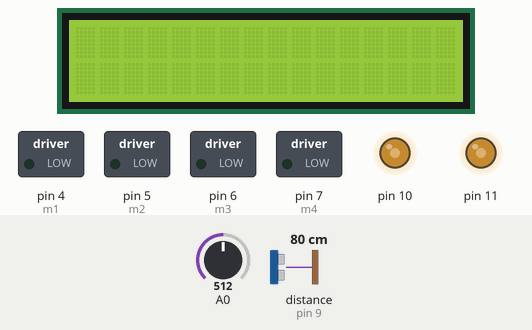
Recording of a sketch running on a simulated Arduino Uno, built with avr-gcc and run on an emulated ATmega328P. On the bench: 16×2 character LCD, switched loads named in the sketch (green lamp = pin HIGH), output pins drawn as LEDs (lit = HIGH). Wiring (inferred from the names in the program): ultrasonic range finder: trigger pin 8; echo pin 9. Dashed ring = blinking. The inputs (shaded band) are chosen by the test bench; at power-on: distance to the obstacle (sensor on pin 9) 80 cm, A0 = 512. The echo pulse lasts 58.3 µs per cm; pins used as bus, display or sensor lines are not drawn.

Above: at 1.2 s.
1.3 s: distance to the obstacle (sensor on pin 9) set to 30 cm
2.8 s: distance to the obstacle (sensor on pin 9) set to 24 cm
At 3.2 s:
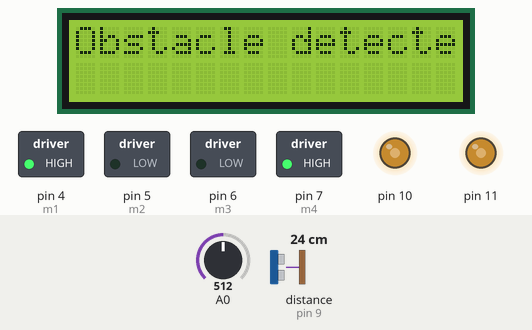
5.3 s: A0 set to 716
At 5.8 s:
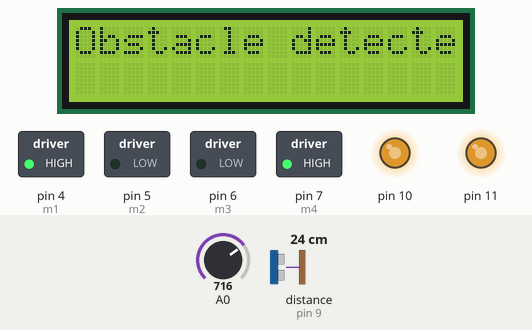
7.4 s: A0 set to 900
At 7.9 s:
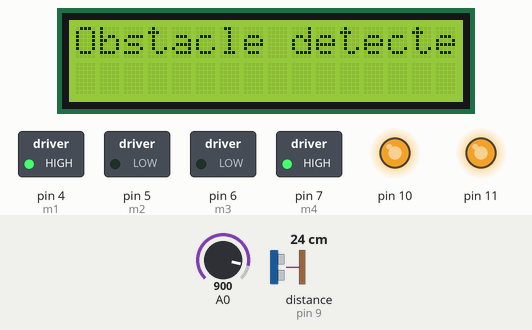
9.5 s: A0 set to 122
At 9.9 s:
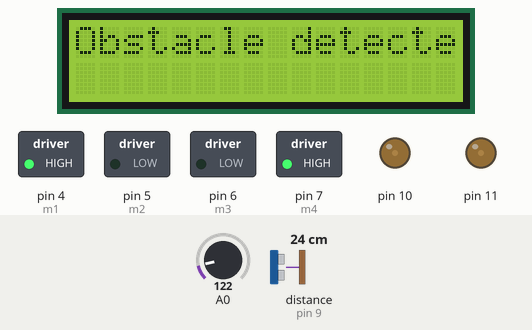
11.6 s: A0 set to 0
At 12.0 s:
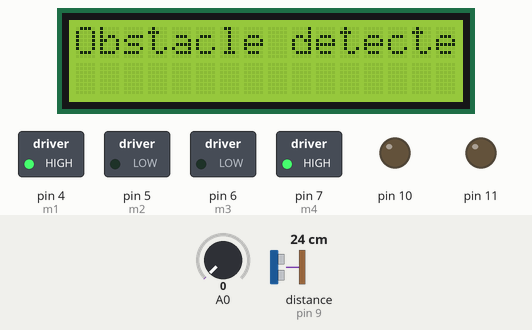
Timing chart, 0 to 14.6 s (numbered marks = the images above; inputs shaded):
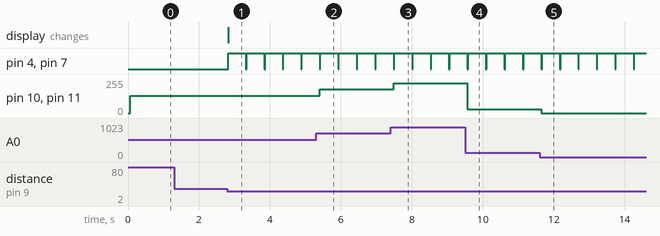

The sketch:

sketch_may6a.ino
```cpp
#include <LiquidCrystal_I2C.h>
#include <Wire.h>

// I2C LCD ADDRESS  , CHRACTERS AND THE LINES
LiquidCrystal_I2C lcd(0x27, 16, 2);

// INTIALIZING THE MOTOR WITH THE GIVEN PINS
int m1 = 4;
int m2 = 5;
int m3 = 6;
int m4 = 7;

// ULTRASONIC SENSOR TRIGGERING AND ECHO PIN
int trigPin = 8;
int echoPin = 9;
// A VARIABLE INPUT CHAR TYPE
char input;

void setup() {
  // DEFINING THE MOTOR PIN AND THE OUTPUT
  pinMode(m1, OUTPUT);
  pinMode(m2, OUTPUT);
  pinMode(m3, OUTPUT);
  pinMode(m4, OUTPUT);

  //THE ENA AND ENB
  pinMode(10, OUTPUT);
  pinMode(11, OUTPUT);

  //ECHO AND TRIGGERING PIN
  pinMode(trigPin, OUTPUT);
  pinMode(echoPin, INPUT);

  Serial.begin(9600);
  lcd.begin();
}

void loop() {
  //DEFINGIN THE POTENTIOMETER PIN AS ANALOG READ
  int potentiometer = analogRead(A0);
  // A INT TYPE VARIABLE WHICH DIVIDE THE POTENTIOMETER ANALOG VALUE BY 4
  int potent = potentiometer / 4;

  // INPUT THE POTENT VALUE TO MOTORDRIVER ENA AND ENB
  analogWrite(10, potent);
  analogWrite(11, potent);

  // HERE INTYPE VARIBALE IS CREATED WHICH IS DISTANCE WHOSE VALUE IS FROM THE GET DISTANCE FUNCTION
  int distance = getDistance();
  // IF THE VALUE OF OB OBJECT IS 25 FROM THE CAR OR PROTOTYPE IT WILL TRIGGER STOP, BACKWARD, STOP AND IT ALSO PRINT THE OBSTACLE DETECTED
  if (distance <= 25) {
    stop();
    lcd.clear();
    lcd.print("Obstacle detected");
    backward();
    delay(500);
    stop();
  }
  // IF THE BLUETOOTH AVAILABLE THEN INPUT WILL READ THE CHRACTER VALUE FROM THE BLUETOOTHE WHEN A PARTICULAR BUTTON IS PRESSED AND PERFORM THE SUITABLE FUNCTION
  else if (Serial.available()) {
    // wait a bit for the entire message to arrive
    input = Serial.read();
    // clear the screen
    lcd.clear();
    switch (input) {
      case 'F':
        forward();
        lcd.print("Forward");
        break;
      case 'R':
        right();
        lcd.print("right");
        break;
      case 'L':
        left();
        lcd.print("Left");
        break;
      case 'G':
        backward();
        lcd.print("Backward");
        break;
      case 'S':
        stop();
        lcd.print("Stop");
        break;
    }
  }
}

// RIGHT FUNCTION
void right() {
  digitalWrite(m2, LOW);
  digitalWrite(m1, LOW);
  digitalWrite(m3, LOW);
  digitalWrite(m4, HIGH);
}
//STOP FUNCTION
void stop() {
  digitalWrite(m2, LOW);
  digitalWrite(m1, LOW);
  digitalWrite(m3, LOW);
  digitalWrite(m4, LOW);
}
//LEFT FUNCTION
void left() {
  digitalWrite(m2, LOW);
  digitalWrite(m1, HIGH);
  digitalWrite(m3, LOW);
  digitalWrite(m4, LOW);
}
//FORWARD FUNCTION
void forward() {
  digitalWrite(m2, HIGH);
  digitalWrite(m1, LOW);
  digitalWrite(m3, HIGH);
  digitalWrite(m4, LOW);
}
//BACKWARD FUNCTION
void backward() {
  digitalWrite(m2, LOW);
  digitalWrite(m1, HIGH);
  digitalWrite(m3, LOW);
  digitalWrite(m4, HIGH);
}


// This is a function in Arduino code for measuring distance using an ultrasonic sensor. Here's how it works:
// ----->  The function starts by setting the "trigPin" to LOW and delaying for 2 microseconds. This is done to ensure that the sensor is in a stable state before sending the trigger signal.
// ----->Then the "trigPin" is set to HIGH for 10 microseconds and then back to LOW. This sends a trigger signal to the ultrasonic sensor.
// ----->The "pulseIn" function is used to measure the duration of the echo signal, which is the time it takes for the ultrasonic wave to bounce off an object and return to the sensor.
// ----->The duration is then multiplied by 0.034 and divided by 2 to convert it to distance in centimeters. The factor of 0.034 is used because the speed of sound in air is about 340 meters per second, which is equivalent to 0.034 centimeters per microsecond.
// ----->The calculated distance is returned as an integer.
// ----->It's worth noting that the accuracy of the distance measurement depends on various factors such as the speed of sound, temperature, and humidity. Additionally, the maximum distance that can be measured with this method is typically around 4-5 meters, beyond which the sensor may not receive a strong enough echo signal to detect.


int getDistance() {
  digitalWrite(trigPin, LOW);
  delayMicroseconds(2);

  digitalWrite(trigPin, HIGH);
  delayMicroseconds(10);
  digitalWrite(trigPin, LOW);

  long duration = pulseIn(echoPin, HIGH);
  int distance = duration * 0.034 / 2;
  return distance;
}
```

Measured:
- the behaviour switches between 27 and 26 cm on distance to the obstacle (sensor on pin 9) (found by bisection; images 0 and 1)
- after the input at 1.3 s, every drawn part: stays the same
- after the input at 2.8 s, pin 4 (m1), pin 7 (m4): alternates HIGH for 0.50 s and LOW for 0.02 s, starting at once; the display: changes at once (image 1)
- after the input at 5.3 s, pin 10, pin 11: 128/255 → 179/255 after 0.10 s
- after the input at 7.4 s, pin 10, pin 11: 179/255 → 225/255 after 0.09 s
- after the input at 9.5 s, pin 10, pin 11: 225/255 → 30/255 after 0.07 s
- after the input at 11.6 s, pin 10, pin 11: 30/255 → 0/255 after 0.05 s
